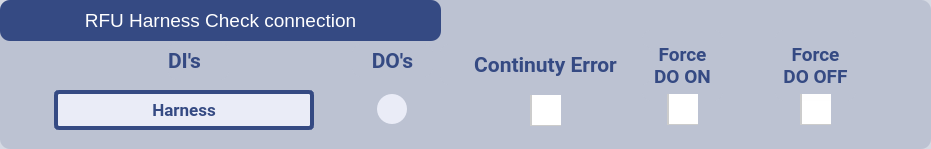
  <widget class="QGroupBox" name="groupBox">
   <property name="geometry">
    <rect>
     <x>476</x>
     <y>80</y>
     <width>931</width>
     <height>149</height>
    </rect>
   </property>
   <property name="styleSheet">
    <string notr="true">background:color rgb(150,160,186,40%);
border-radius:10px;</string>
   </property>
   <property name="title">
    <string/>
   </property>
   <widget class="QLabel" name="lblHarnessLED">
    <property name="geometry">
     <rect>
      <x>377</x>
      <y>94</y>
      <width>30</width>
      <height>30</height>
     </rect>
    </property>
    <property name="styleSheet">
     <string notr="true">background:rgb(234, 236, 247);
border-radius:15px;</string>
    </property>
    <property name="text">
     <string/>
    </property>
   </widget>
   <widget class="QPushButton" name="pbHarness">
    <property name="geometry">
     <rect>
      <x>0</x>
      <y>0</y>
      <width>441</width>
      <height>41</height>
     </rect>
    </property>
    <property name="font">
     <font>
      <pointsize>14</pointsize>
     </font>
    </property>
    <property name="styleSheet">
     <string notr="true">background-color: rgb(53, 74, 131); 
color: rgb(255, 255, 255);</string>
    </property>
    <property name="text">
     <string>RFU Harness Check connection</string>
    </property>
   </widget>
   <widget class="QCheckBox" name="ckHarnessContinutyError">
    <property name="geometry">
     <rect>
      <x>530</x>
      <y>95</y>
      <width>31</width>
      <height>31</height>
     </rect>
    </property>
    <property name="font">
     <font>
      <pointsize>-1</pointsize>
     </font>
    </property>
    <property name="styleSheet">
     <string notr="true">QCheckBox {
    spacing: 18px; /* Adjust spacing between the checkbox and text */
    font-size: 28px; /* Set the font size */
    background-color: rgba(150, 160, 186, 1%); /* Background color */
 color:rgb(53,74, 131);
}

QCheckBox::indicator {
    width: 30px; /* Adjust the width of the checkbox indicator */
    height: 30px; /* Adjust the height of the checkbox indicator */
    border-radius: 30px; /* Make the indicator circular */
    border: 2px solid #cccccc; /* Add a border around the indicator */
color:rgb(53,74, 131);
}

QCheckBox::indicator:checked {
    background-color: #000000; /* Change the background color of the indicator when checked */
    border: 2px solid #ffffff; /* Add a border around the indicator when checked */
color:rgb(53,74, 131);
}

QCheckBox::indicator:unchecked {
    background-color: #ffffff; /* Change the background color of the indicator when unchecked */
color:rgb(53,74, 131);
}
</string>
    </property>
    <property name="text">
     <string/>
    </property>
   </widget>
   <widget class="QLabel" name="label_103">
    <property name="geometry">
     <rect>
      <x>168</x>
      <y>42</y>
      <width>61</width>
      <height>38</height>
     </rect>
    </property>
    <property name="font">
     <font>
      <family>Roboto</family>
      <pointsize>16</pointsize>
      <weight>75</weight>
      <bold>true</bold>
     </font>
    </property>
    <property name="styleSheet">
     <string notr="true">background:color rgb(150,160,186,1%);
color:rgb(53,74, 131);</string>
    </property>
    <property name="text">
     <string>DI's</string>
    </property>
   </widget>
   <widget class="QLabel" name="label_104">
    <property name="geometry">
     <rect>
      <x>352</x>
      <y>44</y>
      <width>81</width>
      <height>33</height>
     </rect>
    </property>
    <property name="font">
     <font>
      <family>Roboto</family>
      <pointsize>16</pointsize>
      <weight>75</weight>
      <bold>true</bold>
     </font>
    </property>
    <property name="styleSheet">
     <string notr="true">background:color rgb(150,160,186,1%);
color:rgb(53,74, 131);</string>
    </property>
    <property name="text">
     <string>DO's</string>
    </property>
    <property name="alignment">
     <set>Qt::AlignCenter</set>
    </property>
   </widget>
   <widget class="QLabel" name="label_105">
    <property name="geometry">
     <rect>
      <x>440</x>
      <y>44</y>
      <width>211</width>
      <height>41</height>
     </rect>
    </property>
    <property name="font">
     <font>
      <family>Roboto</family>
      <pointsize>16</pointsize>
      <weight>75</weight>
      <bold>true</bold>
     </font>
    </property>
    <property name="styleSheet">
     <string notr="true">background:color rgb(150,160,186,1%);
color:rgb(53,74, 131);</string>
    </property>
    <property name="text">
     <string>Continuty Error</string>
    </property>
    <property name="alignment">
     <set>Qt::AlignCenter</set>
    </property>
   </widget>
   <widget class="QLabel" name="lblHarness">
    <property name="geometry">
     <rect>
      <x>54</x>
      <y>90</y>
      <width>260</width>
      <height>40</height>
     </rect>
    </property>
    <property name="font">
     <font>
      <family>Roboto</family>
      <pointsize>13</pointsize>
      <weight>75</weight>
      <bold>true</bold>
     </font>
    </property>
    <property name="styleSheet">
     <string notr="true">background:rgb(234, 236, 247);
border: 4px solid rgb(53,74, 131);
color:rgb(53,74, 131);
border-radius:5px;



</string>
    </property>
    <property name="text">
     <string>Harness</string>
    </property>
    <property name="alignment">
     <set>Qt::AlignCenter</set>
    </property>
   </widget>
   <widget class="QLabel" name="label_116">
    <property name="geometry">
     <rect>
      <x>642</x>
      <y>30</y>
      <width>81</width>
      <height>71</height>
     </rect>
    </property>
    <property name="font">
     <font>
      <family>Roboto</family>
      <pointsize>14</pointsize>
      <weight>75</weight>
      <bold>true</bold>
     </font>
    </property>
    <property name="styleSheet">
     <string notr="true">background:color rgb(150,160,186,1%);
color:rgb(53,74, 131);</string>
    </property>
    <property name="text">
     <string>Force
DO ON</string>
    </property>
    <property name="alignment">
     <set>Qt::AlignCenter</set>
    </property>
   </widget>
   <widget class="QCheckBox" name="cbHarness_On">
    <property name="geometry">
     <rect>
      <x>667</x>
      <y>94</y>
      <width>31</width>
      <height>31</height>
     </rect>
    </property>
    <property name="font">
     <font>
      <pointsize>-1</pointsize>
     </font>
    </property>
    <property name="styleSheet">
     <string notr="true">QCheckBox {
    spacing: 18px; /* Adjust spacing between the checkbox and text */
    font-size: 28px; /* Set the font size */
    background-color: rgba(150, 160, 186, 1%); /* Background color */
 color:rgb(53,74, 131);
}

QCheckBox::indicator {
    width: 30px; /* Adjust the width of the checkbox indicator */
    height: 30px; /* Adjust the height of the checkbox indicator */
    border-radius: 30px; /* Make the indicator circular */
    border: 2px solid #cccccc; /* Add a border around the indicator */
color:rgb(53,74, 131);
}

QCheckBox::indicator:checked {
    background-color: #000000; /* Change the background color of the indicator when checked */
    border: 2px solid #ffffff; /* Add a border around the indicator when checked */
color:rgb(53,74, 131);
}

QCheckBox::indicator:unchecked {
    background-color: #ffffff; /* Change the background color of the indicator when unchecked */
color:rgb(53,74, 131);
}
</string>
    </property>
    <property name="text">
     <string/>
    </property>
   </widget>
   <widget class="QCheckBox" name="cbHarness_Off">
    <property name="geometry">
     <rect>
      <x>800</x>
      <y>94</y>
      <width>31</width>
      <height>31</height>
     </rect>
    </property>
    <property name="font">
     <font>
      <pointsize>-1</pointsize>
     </font>
    </property>
    <property name="styleSheet">
     <string notr="true">QCheckBox {
    spacing: 18px; /* Adjust spacing between the checkbox and text */
    font-size: 28px; /* Set the font size */
    background-color: rgba(150, 160, 186, 1%); /* Background color */
 color:rgb(53,74, 131);
}

QCheckBox::indicator {
    width: 30px; /* Adjust the width of the checkbox indicator */
    height: 30px; /* Adjust the height of the checkbox indicator */
    border-radius: 30px; /* Make the indicator circular */
    border: 2px solid #cccccc; /* Add a border around the indicator */
color:rgb(53,74, 131);
}

QCheckBox::indicator:checked {
    background-color: #000000; /* Change the background color of the indicator when checked */
    border: 2px solid #ffffff; /* Add a border around the indicator when checked */
color:rgb(53,74, 131);
}

QCheckBox::indicator:unchecked {
    background-color: #ffffff; /* Change the background color of the indicator when unchecked */
color:rgb(53,74, 131);
}
</string>
    </property>
    <property name="text">
     <string/>
    </property>
   </widget>
   <widget class="QLabel" name="label_117">
    <property name="geometry">
     <rect>
      <x>775</x>
      <y>30</y>
      <width>81</width>
      <height>71</height>
     </rect>
    </property>
    <property name="font">
     <font>
      <family>Roboto</family>
      <pointsize>14</pointsize>
      <weight>75</weight>
      <bold>true</bold>
     </font>
    </property>
    <property name="styleSheet">
     <string notr="true">background:color rgb(150,160,186,1%);
color:rgb(53,74, 131);</string>
    </property>
    <property name="text">
     <string>Force
DO OFF</string>
    </property>
    <property name="alignment">
     <set>Qt::AlignCenter</set>
    </property>
   </widget>
  </widget>
